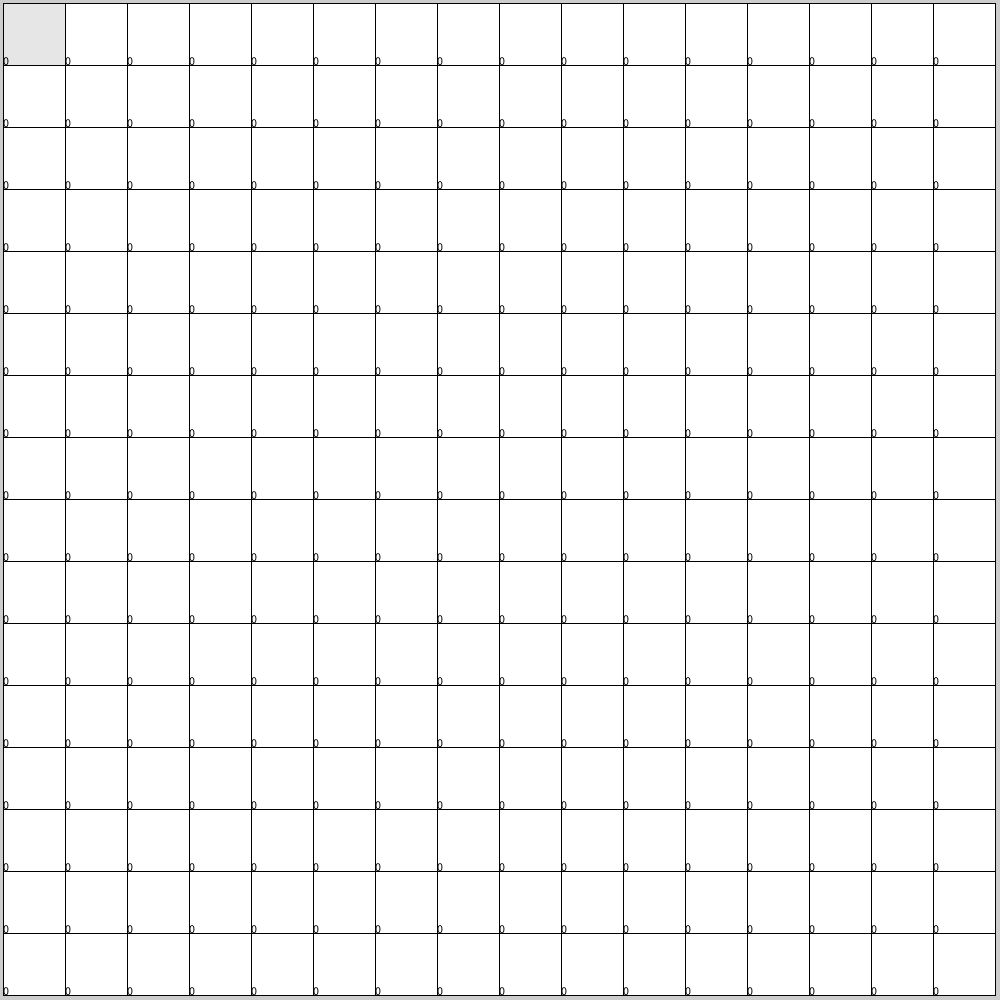
Frame 1 (no input)
Frame 60 (the mouse pressed at the canvas centre just before this capture): identical to frame 1, image omitted
Frame 120 (the mouse held since frame 60 and released just before this capture): identical to frame 1, image omitted

The Processing sketch that drew this single still picture (run headless with seeded random() and noise(); from frame 60 on, the mouse is pressed at the canvas centre):

// Processing sketch: Code_Word
// ── Code_Word.pde
int size = 16;
IntList squares;
float xLen, yLen;
int selected = 0;

void setup() {
  size(1000, 1000);
  xLen = width/size;
  yLen = height/size;
  squares = new IntList();
  for (int i = 0; i < size*size; i++) {
    squares.append(int(random(0)));
  }
}

void draw() {
  println(squares);
  if (keyPressed) {
    squares.set(selected, key-48);
  }
  int i = 0;
  for (int y = 0; y < size; y++) {
    for (int x = 0; x < size; x++) {
      fill(255);
      if (selected == i) fill(230);
      rect(3+x*xLen, 3+y*yLen, xLen, yLen);
      fill(0);
      text(squares.get(i), 3+x*xLen, 3+y*(yLen)+yLen);
      i++;
    }
  }
}

void keyPressed() {
  switch (keyCode) {
  case DOWN:
    if (selected < size*(size-1))
    selected += size;
    break;
  case UP:
    if (selected > size-1)
    selected -= size;
    break;
  case RIGHT:
    if (selected % size != size-1)
      selected ++;
    break;
  case LEFT:
    if (selected % size != 0)
    selected --;
    break;
  }
}
